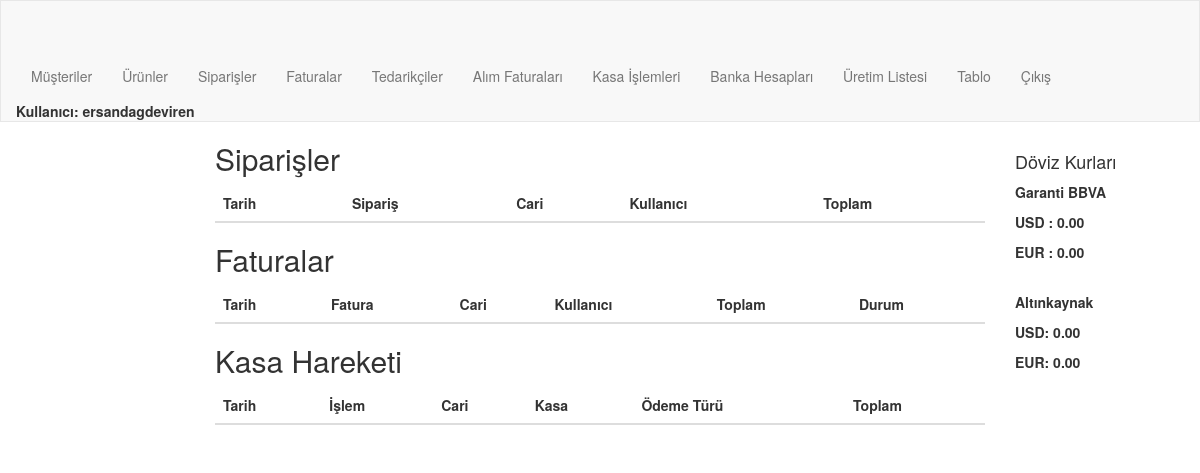
Before: /order/ (signed in) with the older database file.
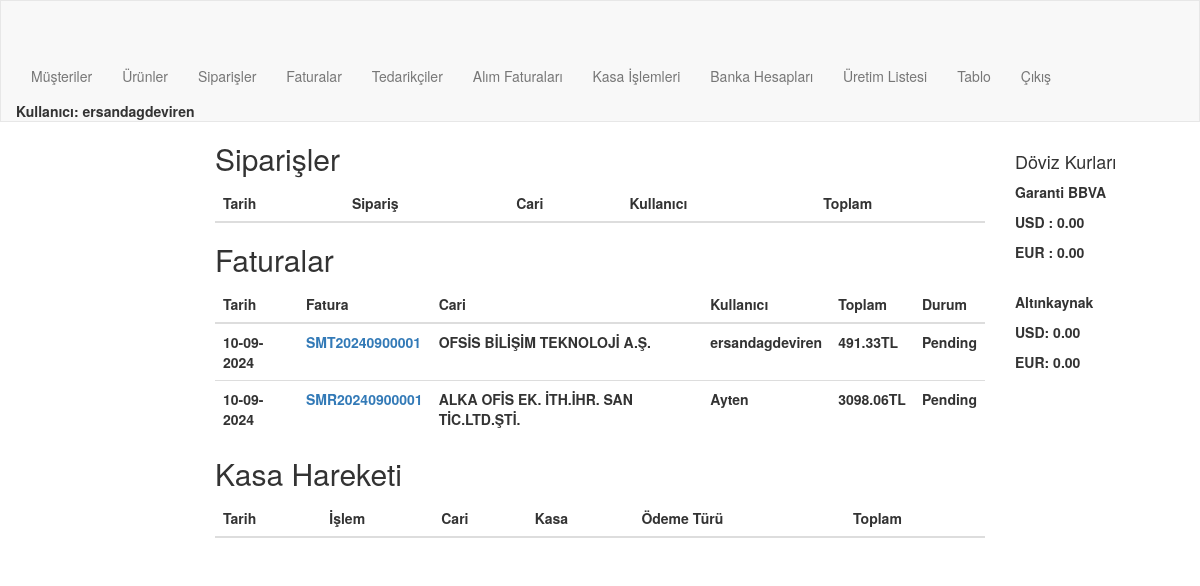
After: the same page with the newer database file.
### order/models.py (models this page shows, shortened)
class Invoice(models.Model):
    invoice_number = models.CharField(max_length=20, unique=True, blank=True)
    order = models.OneToOneField(Order, on_delete=models.CASCADE, related_name="invoice")
    invoice_date = models.DateTimeField(auto_now_add=True)
    billing_address = models.CharField(max_length=250, blank=True)
    total_amount = models.DecimalField(max_digits=10, decimal_places=2, blank=True, default=0)
    total_discount = models.DecimalField(max_digits=10, decimal_places=2, blank=True, default=0)
    tax_amount = models.DecimalField(max_digits=10, decimal_places=2, blank=True, default=0)
    grand_total = models.DecimalField(max_digits=10, decimal_places=2, blank=True, default=0)
    grand_total_USD = models.DecimalField(max_digits=10, decimal_places=2, blank=True, default=0)
    grand_total_EUR = models.DecimalField(max_digits=10, decimal_places=2, blank=True, default=0)
    status = models.CharField(max_length=50, default='Pending')
    published = models.BooleanField(default=False)

class Order(models.Model):
    order_number = models.CharField(max_length=20, unique=True, blank=True)
    customer = models.ForeignKey(Customer, on_delete=models.PROTECT, related_name="customer_orders")
    date = models.DateTimeField(auto_now_add=True)
    user = models.ForeignKey(User, on_delete=models.CASCADE, related_name="user_orders")
    is_billed = models.BooleanField(default=False)

class Customer(models.Model):
    user = models.ForeignKey(User, on_delete=models.CASCADE, related_name="user_customers",blank=True,null=True)
    customerCode = models.CharField(max_length=50)
    companyName = models.CharField(max_length=50)
    taxOffice = models.CharField(max_length=50)
    tax_number = models.CharField(max_length=50, blank=True)
    name = models.CharField(max_length=50, blank=True)
    middleName = models.CharField(max_length=50, blank=True)
    surname = models.CharField(max_length=50, blank=True)
    city = models.CharField(max_length=50)
    district = models.CharField(max_length=50)
    adress = models.CharField(max_length=250, blank=True)
    shipping_adress=models.CharField(max_length=250, blank=True)
    country = models.CharField(max_length=50, blank=True, default="Türkiye")
    email = models.EmailField(blank=True)
    telephone = models.CharField(max_length=11, blank=True)
    customerType = models.CharField(max_length=50, blank=True)
    contactPerson = models.CharField(max_length=50, blank=True)
    E_invoice=models.BooleanField(default=True)
    def __str__(self):
        return self.companyName

### order/views.py (the view)
# urls.py: path("", views.main, name="main"),
@login_required
def main(request):
    try:
        webpage_response = requests.get('https://canlidoviz.com/doviz-kurlari/garanti-bankasi')
        webpage = webpage_response.content
        soup = BeautifulSoup(webpage, "html.parser")
        target_data_usd = soup.select_one(
            "body > div.flex.w-full.justify-center.px-3 > div > div.flex.flex-col.sc1300\:flex-row.justify-center.max-w-\[1500px\].gap-3.min-w-0 > div > div.flex.gap-3.w-full.flex-col.lg\:flex-row > div.w-full > div.flex.lg\:px-3.flex-col.flex-\[1_1_auto\].lg\:bg-pholder.lg\:theme-dark\:bg-dPholder.lg\:theme-light\:bg-wPholder.shadow-boxShadow > div.py-0 > table > tbody > tr:nth-child(1) > td.align-middle.md\:align-top.text-right.w-24.truncate.ml-6 > div").get_text()
        target_data_usd = round(float(str(target_data_usd).replace(" ", "").replace("\n", "")[:5]), 2)
        target_data_usd = round(target_data_usd, 2)  # Keep it as a float for now
        target_data_eur = soup.select_one(
            "body > div.flex.w-full.justify-center.px-3 > div > div.flex.flex-col.sc1300\:flex-row.justify-center.max-w-\[1500px\].gap-3.min-w-0 > div > div.flex.gap-3.w-full.flex-col.lg\:flex-row > div.w-full > div.flex.lg\:px-3.flex-col.flex-\[1_1_auto\].lg\:bg-pholder.lg\:theme-dark\:bg-dPholder.lg\:theme-light\:bg-wPholder.shadow-boxShadow > div.py-0 > table > tbody > tr:nth-child(2) > td.align-middle.md\:align-top.text-right.w-24.truncate.ml-6 > div").get_text()
        target_data_eur = round(float(str(target_data_eur).replace(" ", "").replace("\n", "")[:5]), 2)
        target_data_eur = round(target_data_eur, 2)  # Keep it as a float for now
    except:
        target_data_usd=0
        target_data_eur=0
    try:
        webpage_response2 = requests.get('https://www.altinkaynak.com/Doviz/Kur/Guncel')
        webpage2 = webpage_response2.content
        soup2 = BeautifulSoup(webpage2, "html.parser")
        target_data_usd2 = round(float(soup2.find(id="tdUSDSell").get_text().replace(",", ".")), 2)
        target_data_usd2 = round(target_data_usd2, 2)  # Keep it as a float for now
        target_data_eur2 = round(float(soup2.find(id="tdEURSell").get_text().replace(",", ".")), 2)
        target_data_eur2 = round(target_data_eur2, 2)  # Keep it as a float for now
    except:
        target_data_usd2=0
        target_data_eur2=0
    today = datetime.date.today()
    orders = Order.objects.filter(date__gt=today)
    orders_with_totals = []
    for order in orders:
        total_amount_usd = 0
        total_amount_eur = 0
        total_amount_tl = 0
        total_tax = 0
        total_discount = 0
        for item in order.order_items.all():
            product = item.product
            if item.discount_rate == 0:
                price_in_tl = item.price * item.quantity * item.currency_rate
                discount = 0
            else:
                price_in_tl = item.price * (100 - item.discount_rate) / 100 * item.quantity * item.currency_rate
                discount = (item.price * item.quantity * item.currency_rate) - (item.price * (100 - item.discount_rate) / 100 * item.quantity * item.currency_rate)
            product_tax = price_in_tl * product.tax / 100
            if str(product.currency) == 'USD':
                total_amount_usd += item.price * item.quantity
            else:  # Assuming it's EUR if not USD
                total_amount_eur += item.price * item.quantity
            total_amount_tl += price_in_tl
            total_tax += product_tax
            total_discount += discount
        total_amount_tl = round(total_amount_tl, 2)
        total_amount_eur = round(total_amount_eur, 2)
        total_amount_usd = round(total_amount_usd, 2)
        total_discount = round(total_discount, 2)
        total_tax = round(total_tax, 2)
        grand_total = total_amount_tl + total_tax
        orders_with_totals.append({
            'order': order,
            'total_amount_usd': total_amount_usd,
            'total_amount_eur': total_amount_eur,
            'total_amount_tl': total_amount_tl,
            'total_discount': total_discount,
            'total_tax': total_tax,
            'grand_total': grand_total,
            'order_date': order.date.strftime('%d-%m-%Y'),  # Adding the order date
        })
    for order in orders_with_totals:
        order['total_amount_usd'] = f"{order['total_amount_usd']:,.2f}"
        order['total_amount_eur'] = f"{order['total_amount_eur']:,.2f}"
        order['total_amount_tl'] = f"{order['total_amount_tl']:,.2f}"
        order['total_discount'] = f"{order['total_discount']:,.2f}"
        order['total_tax'] = f"{order['total_tax']:,.2f}"
        order['grand_total'] = f"{order['grand_total']:,.2f}"
    target_data_usd = f"{target_data_usd:,.2f}"
    target_data_eur = f"{target_data_eur:,.2f}"
    target_data_usd2 = f"{target_data_usd2:,.2f}"
    target_data_eur2 = f"{target_data_eur2:,.2f}"
    invoices = Invoice.objects.all().order_by('-invoice_date')
    invoices = invoices.filter(invoice_date__gt=today)
    payment_receipts = PaymentReceipt.objects.all().filter(date__gt=today)
    return render(request, "order/index.html", {
        "target_data_usd": target_data_usd,
        "target_data_eur": target_data_eur,
        "target_data_usd2": target_data_usd2,
        "target_data_eur2": target_data_eur2,
        "orders_with_totals": orders_with_totals,
        'invoices': invoices,
        'payment_receipts': payment_receipts,
    })

### order/models.py (called while the page is built)
    def __str__(self):
        return self.currency

### order/Templates/order/index.html (shortened to what this page needs)
{% extends "order/navbar.html" %}
{%block content %}
{% load static %}
{%if request.user.is_superuser%}
    <div class="row">
      <div class="col-md-2 bg-secondary" >
      </div>
      <div class="col-md-8">
        <h2>Siparişler</h2>
        <table class="table table-striped">
            <thead>
                <tr>
                    <th>Tarih</th>
                    <th>Sipariş</th>
                    <th>Cari</th>
                    <th>Kullanıcı</th>
                    <th>Toplam</th>
                </tr>
            </thead>
        </table>
        <h2>Faturalar</h2>
    <table class="table">
        <thead>
            <tr>
                <th>Tarih</th>
                <th>Fatura</th>
                <th>Cari</th>
                <th>Kullanıcı</th>
                <th>Toplam</th>
                <th>Durum</th>
            </tr>
        </thead>
        <tbody>
            {% for invoice in invoices %}
                <tr>
                    <td>{{ invoice.invoice_date|date:"d-m-Y" }}</td>
                    <td><a href="{% url 'order:invoice_detail' invoice.invoice_number %}">{{ invoice.invoice_number }}</td>
                    <td>{{ invoice.order.customer }}</td>
                    <td>{{ invoice.order.user.username  }}</td>
                    <td><b>{{ invoice.grand_total }}TL</b></td>
                    <td>{{ invoice.status }}</td>
                </tr>
            {% endfor %}
        </tbody>
    </table>
    <h2> Kasa Hareketi</h2>
    <table class="table">
        <thead>
            <tr>
                <th>Tarih</th>
                <th>İşlem</th>
                <th>Cari</th>
                <th>Kasa</th>
                <th>Ödeme Türü</th>
                <th>Toplam</th>
            </tr>
        </thead>
    </table>
      </div>
      <div class="col-md-2">
        <br>
        <h4>Döviz Kurları</h4>
        <p>Garanti BBVA </p>
        <p>USD : {{ target_data_usd }}</p>
        <p>EUR : {{ target_data_eur }}</p>
        <br>
        <p>Altınkaynak</p>
        <p>USD: {{ target_data_usd2}}</p>
        <p>EUR: {{ target_data_eur2}} </p>
      </div>
    </div>
{% endif %}
{% endblock %}

### order/Templates/order/navbar.html (shortened to what this page needs)
<!DOCTYPE html>
{% load static %}
<html lang="en">
<head>
    <link rel="stylesheet" href="https://maxcdn.bootstrapcdn.com/bootstrap/3.3.7/css/bootstrap.min.css">
</head>
<body>
    <nav class="navbar navbar-default">
        <div class="container-custom">
            <div class="navbar-header">
                <a class="navbar-brand brand-font" href="{% url 'order:main' %}">
                </a>
            </div>
            <ul class="nav navbar-nav navbar-right">
                {% if user.is_authenticated %}
                    {% if user.is_staff %}
                        <li><a href="{% url 'order:customer_listed' %}">Müşteriler</a></li>
                        <li><a href="{% url 'order:search' %}">Ürünler</a></li>
                        <li><a href="{% url 'order:order_list' %}">Siparişler</a></li>
                        <li><a href="{% url 'order:invoice_list' %}">Faturalar</a></li>
                        <li><a href="{% url 'order:supplier_listed' %}">Tedarikçiler</a></li>
                        <li><a href="{% url 'order:buying_invoice_list' %}">Alım Faturaları</a></li>
                        <li><a href="{% url 'order:payment_receipt_list' %}">Kasa İşlemleri</a></li>
                        <li><a href="{% url 'order:accounts_list' %}">Banka Hesapları</a></li>
                        <li><a href="{% url 'order:make_production' %}">Üretim Listesi</a></li>
                        <li><a href="{% url 'order:comparison' %}">Tablo</a></li>
                    {% else %}
                        <li><a href="{% url 'order:user_order_list' %}">Siparişlerim</a></li>
                        <li><a href="{% url 'order:user_invoice_list' %}">Faturalarım</a></li>
                        <li><a href="{% url 'order:user_financial' %}">Cari Ekstrem</a></li>
                    {% endif %}
                    <li><a href="{% url 'users:logout' %}">Çıkış</a></li>
                    {% if not user.is_staff %}
                        <li><a href="{% url 'order:customer_update_request' user.pk %}"> <b>Merhaba {{user.username}}</b></a></li>
                    {% else %}
                        <li> <b>Kullanıcı: {{user.username}}</li>
                    {% endif %}
                {% else %}
                    <li><a href="{% url 'users:login' %}">Giriş</a></li>
                    <li><a href="">Üye Ol</a></li>
                {% endif %}
            </ul>
        </div>
    </nav>
    <div class="container-custom">
        {% block content %}
        {% endblock %}
    </div>
</body>
</html>

### order/Templates/order/navbar.html (style rules this page uses)
.container-custom { padding-left: 15px; padding-right: 15px; }
.navbar-default { margin: 0; border-radius: 0; }

Changed rows visible on the page:
added Invoice: invoice_date "10-09-2024", invoice_number "SMT20240900001", order.customer "OFSİS BİLİŞİM TEKNOLOJİ A.Ş.", order.user.username "ersandagdeviren", grand_total "491.33", status "Pending"
added Invoice: invoice_date "10-09-2024", invoice_number "SMR20240900001", order.customer "ALKA OFİS EK. İTH.İHR. SAN TİC.LTD.ŞTİ.", order.user.username "Ayten", grand_total "3098.06", status "Pending"
